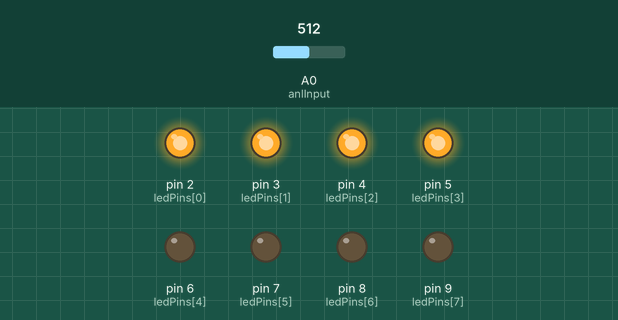
This sketch was run on a simulated Arduino Uno, built with avr-gcc and run on an emulated ATmega328P. Parts: output pins drawn as LEDs (lit = HIGH). Dashed ring = blinking. The test bench sets the inputs (shaded band); at power-on: A0 (anlInput) = 512.

Above: at 1.27 s.
1.3 s: A0 (anlInput) set to 0
At 1.51 s:
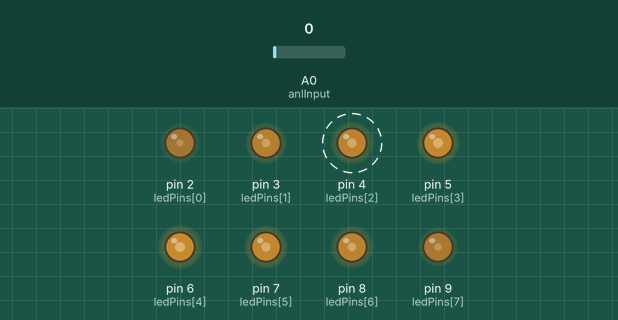
4.3 s: A0 (anlInput) set to 4
7.3 s: A0 (anlInput) set to 7
At 8.3 s:
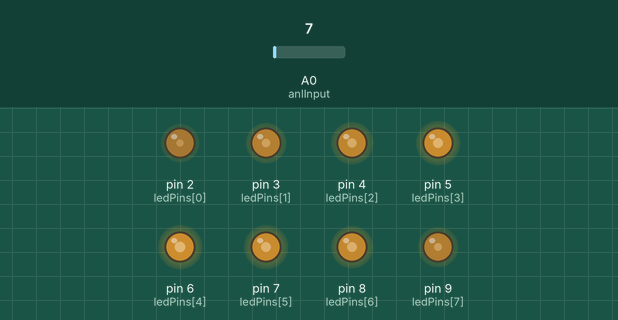
10.3 s: A0 (anlInput) set to 122
13.3 s: A0 (anlInput) set to 511
At 13.76 s:
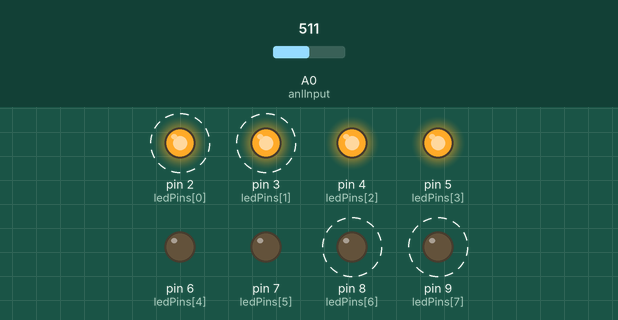
16.3 s: A0 (anlInput) set to 716
At 16.74 s:
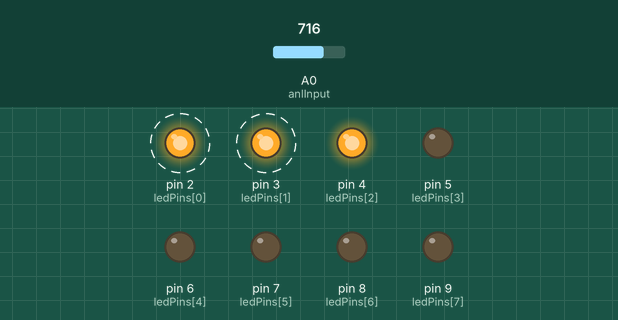
Timing chart, 0 to 20.3 s (numbered marks = the images above; inputs shaded):
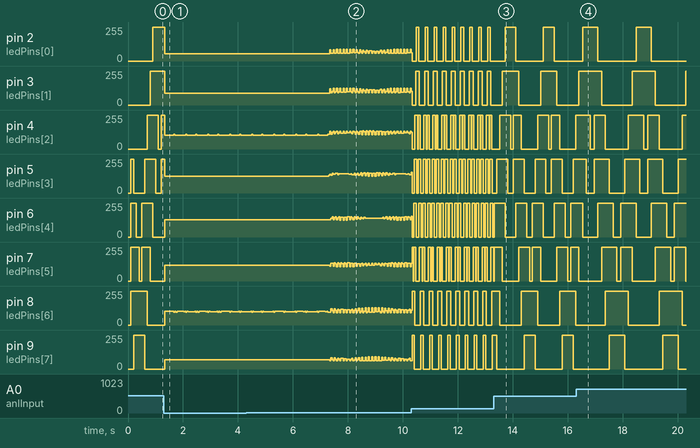

The sketch:

LarsonScanner_Pt.ino
```cpp
/* A Larson Scanner with speed controlled by a potentiometer */

int ledPins[8] = { 2, 3, 4, 5, 6, 7, 8, 9 };
int topIdx  = 3;
int dir     = 1;
int topLed  = 0;

int ptDelay     = 0;
int mappedDelay = 0;

const int anlInput = 0;

void setup() {
    for ( int i = 0; i <= 7; i++ ) {
        pinMode(ledPins[i], OUTPUT );
    }

    pinMode( anlInput, INPUT );
}

void loop() {
    ptDelay = analogRead( anlInput );
    mappedDelay = map( ptDelay, 0, 1023, 0, 200 );
    delay( mappedDelay );

    // Turn off all LEDs
    for ( int i = 0; i <= 7; i++ ) {
        digitalWrite( ledPins[i], LOW );
    }

    // Turn on 4 leds adjacent to topIdx
    for ( int i = 0; i <= 3; i++ ) {
        topLed = topIdx + i * dir;
        if (( topLed <= 7 ) || (  topLed >= 0 )) {
          digitalWrite( ledPins[ topLed ], HIGH );
        }
    }

    topIdx += dir;

    if ( ( topIdx == 7 ) || ( topIdx == 0 ) ) {
        dir *= -1;
    }
}
```

Measured:
- the behaviour switches between 5 and 6 on A0 (anlInput) (found by bisection; images 1 and 2)
- after the input at 13.3 s, pin 2 (ledPins[0]): alternates 255/255 for 0.40 s and 0/255 for 0.99 s, starting after 0.42 s; pin 3 (ledPins[1]): alternates 255/255 for 0.60 s and 0/255 for 0.79 s, starting after 0.32 s
- after the input at 16.3 s, pin 2 (ledPins[0]): alternates 255/255 for 0.56 s and 0/255 for 1.4 s, starting after 0.24 s; pin 3 (ledPins[1]): alternates 255/255 for 0.84 s and 0/255 for 1.1 s, starting after 0.93 s
- by itself, pin 3 (ledPins[1]): moves between 0/255 and 255/255, repeating every 0.98 s
- by itself, pin 8 (ledPins[6]): moves between 0/255 and 255/255, repeating every 0.33 s
